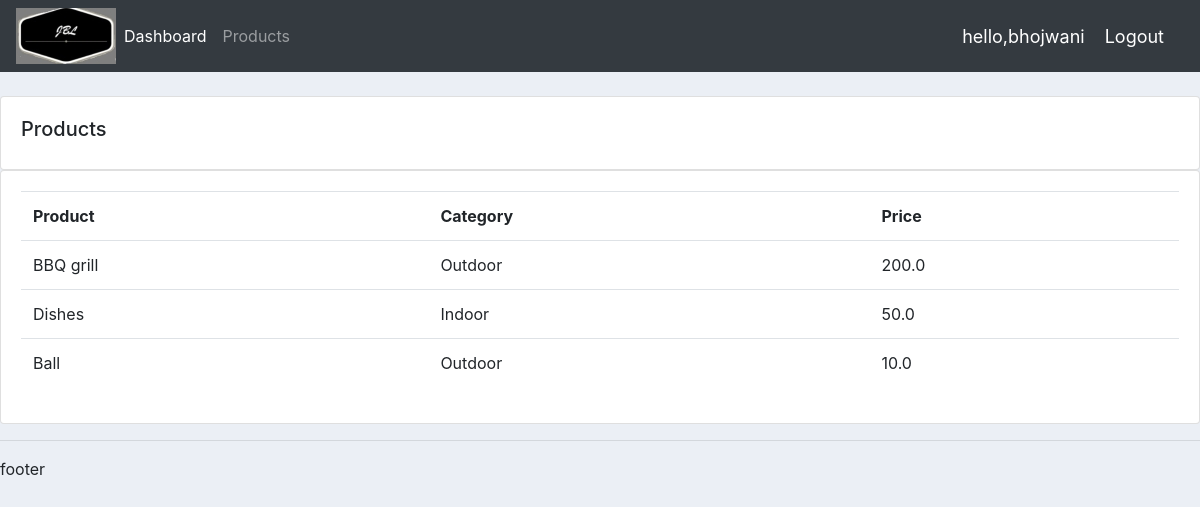
Screenshot of /products/ (signed in) with the database file from the repository.
### accounts/models.py (models this page shows, shortened)
class Products(models.Model):
    CATEGORY = (
        ('Outdoor','Outdoor'),
        ('Indoor','Indoor')
    )
    name =models.CharField(max_length=250,null = True)
    price = models.FloatField(null = True)
    description =models.CharField(max_length=250,null = True,blank = True)
    category =models.CharField(max_length=250,null = True,choices = CATEGORY)
    date_created =models.DateTimeField(auto_now_add=True,null = True)
    tag =models.ManyToManyField(Tag)

### accounts/decorators.py (the view)
        def wrapper(request,*args,**kwargs):
            group = None
            print(request.user.groups.all())
            if request.user.groups.exists():
                group = request.user.groups.all()[0].name
            if group in allowed_roles:
                return view_func(request,*args,**kwargs)
            else:
                return HttpResponse('You are not authorised to view this page')

### accounts/views.py (called while the page is built)
@login_required(login_url='login')
@allowed_users(allowed_roles=['admin','Admin'])
def products(request):
    product = Products.objects.all()
    return render(request,'accounts/products.html',{'products':product})

### accounts/templates/Accounts/products.html
{% extends './main.html' %}
{% block content %}
<br>
		<div class="row">
			<div class="col-md">
				<div class="card card-body">
					<h5>Products</h5>
				</div>
				<div class="card card-body">
					<table class="table">
						<tr>
							<th>Product</th>
							<th>Category</th>
							<th>Price</th>
						</tr>
						{% for i in products %}
							<tr>
								<td>{{i.name}}</td>
								<td>{{i.category}}</td>
								<td>{{i.price}}</td>
							</tr>
						{% endfor %}
					</table>
				</div>
			</div>
		</div>
{% endblock %}

### accounts/templates/Accounts/navbar.html (shortened to what this page needs)
{% load static %}
<nav class="navbar navbar-expand-lg navbar-dark bg-dark">
    <img src="{% static '/images/logo2.jpg'%}" >
    <div class="collapse navbar-collapse" id="navbarNav">
      {% if request.user.is_staff %}
      <ul class="navbar-nav">
        <li class="nav-item active">
          <a class="nav-link" href="{% url 'home' %}">Dashboard</a>
        </li>
        <li class="nav-item">
          <a class="nav-link" href="{% url 'products' %}">Products</a>
        </li>
      </ul>
      {% else %}
        <li class = "nav-item" >
          <a class = "nav-link" href = "{% url 'account' %}">Settings</a>
        </li>
      {% endif %}
    </div>
  <span class = "hello-msg">hello,{{request.user}}</span>
  <span> <a class = "hello-msg" href = "{% url 'logout' %}"> Logout</a></span>
  </nav>

### static/css/main.css (style rules this page uses)
body { background-color: #ebeff5; }

### accounts/templates/Accounts/navbar.html (style rules this page uses)
.hello-msg { font-size: 18px; color:#fff; margin-right: 20px; }

### rows the page displays
Products: name "BBQ grill", category "Outdoor", price "200.0"
Products: name "Dishes", category "Indoor", price "50.0"
Products: name "Ball", category "Outdoor", price "10.0"

### other values shown
{{ request.user }} "bhojwani"
